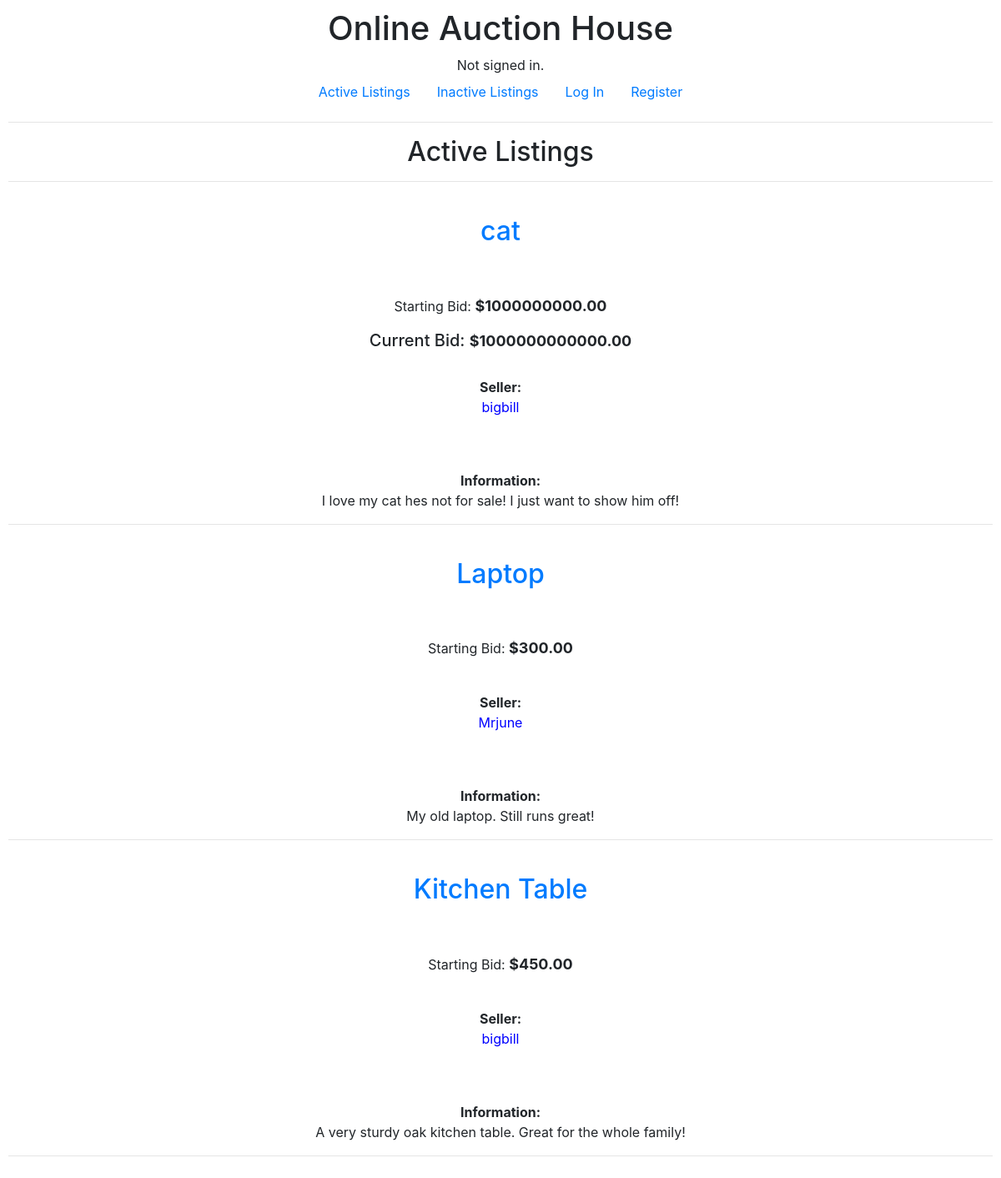
The page / on the database its author committed.
### auctions/models.py (models this page shows, shortened)
class AuctionListing(models.Model):
    user = models.ForeignKey(User, on_delete = models.CASCADE, related_name = "seller")
    title = models.CharField(max_length = 64)
    description = models.TextField()
    start_bid = models.IntegerField()
    image = models.URLField(blank = True)
    category = models.CharField(blank = True, max_length = 64)
    active = models.BooleanField(blank = False, default = True)
    winner = models.ForeignKey(User, blank = True, on_delete = models.CASCADE, related_name = "buyer", null = True)

class Bid(models.Model):
    user = models.ForeignKey(User, on_delete = models.CASCADE)
    value = models.IntegerField()
    listing = models.ForeignKey(AuctionListing, on_delete=models.CASCADE)
    winner = models.BooleanField(default = False)

class User(AbstractUser):
    pass

### auctions/views.py (the view)
# urls.py: path("", views.index, name="index"),
def index(request):
    active_listings = AuctionListing.objects.all().filter(active=True)
    bids = Bid.objects.all()
    return render(request, "auctions/index.html", {
        "listings": active_listings,
        "bids": bids,
        "message": "Active Listings"
    })

### auctions/templates/auctions/index.html (shortened to what this page needs)
{% extends "auctions/layout.html" %}
{% block body %}
    <h2>{{ message }}</h2>
    <hr>
    {% for listing in listings %}
    <br>
        <h2><a href="{% url 'listing' listing.id %}">{{listing.title}}</a></h2>
        {% if listing.image %}
            <div><img style = "width: 30vw;" src = "{{ listing.image }}" alt=""></div>
        {% endif %}
        <br>
         <p>Starting Bid: <span style = "font-weight:bold; font-size:large">${{listing.start_bid}}.00</span></p>
        {% for bid in bids %}
            {% if bid.listing == listing %}
                <h5>Current Bid: <span style = "font-weight:bold; font-size:large">${{bid.value}}.00</span></h5>
            {% endif %}
        {% endfor %}
        <br>
        <div><strong>Seller:</strong> <p style="color:blue;">{{listing.user}}</p></div>
        <br>
        <br>
        <div><strong>Information:</strong> <p>{{listing.description}}</p></div>
        <hr>
    {% endfor %}
{% endblock %}

### auctions/templates/auctions/layout.html (shortened to what this page needs)
{% load static %}
<!DOCTYPE html>
<html lang="en">
    <head>
        <link rel="stylesheet" href="https://stackpath.bootstrapcdn.com/bootstrap/4.4.1/css/bootstrap.min.css">
        <link href="{% static 'auctions/styles.css' %}" rel="stylesheet">
    </head>
    <body style="text-align:center;">
        <div class="display:flex; align-items:center; justify-content:center;">
        <h1>Online Auction House</h1>
        <div>
            {% if user.is_authenticated %}
                Signed in as <strong>{{ user.username }}</strong>
            {% else %}
                Not signed in.
            {% endif %}
        </div>
        <ul class="nav justify-content-center">
            <li class="nav-item">
                <a class="nav-link" href="{% url 'index' %}">Active Listings</a>
            </li>
            <li class="nav-item">
                <a class="nav-link" href="{% url 'inactive' %}">Inactive Listings</a>
            </li>
            {% if user.is_authenticated %}
            <li class="nav-item">
                <a class="nav-link" href="{% url 'create' %}">Create Listing</a>
            </li>
            <li class="nav-item">
                <a class="nav-link" href="{% url 'watchlist' %}">View Wishlist</a>
            </li>
            <li class="nav-item">
                <a class="nav-link" href="{% url 'categories' %}">Categories</a>
            </li>
                <li class="nav-item">
                    <a class="nav-link" href="{% url 'logout' %}">Log Out</a>
                </li>
            {% else %}
                <li class="nav-item">
                    <a class="nav-link" href="{% url 'login' %}">Log In</a>
                </li>
                <li class="nav-item">
                    <a class="nav-link" href="{% url 'register' %}">Register</a>
                </li>
            {% endif %}
        </ul>
        <hr>
        {% block body %}
        {% endblock %}
        </div>
    </body>
</html>

### auctions/static/auctions/styles.css (style rules this page uses)
body { padding: 10px; }

### rows shown on the page
AuctionListing: title "cat", start_bid "1000000000", user "bigbill", description "I love my cat hes not for sale! I just want to show him off!"
Bid: value "1000000000000"
AuctionListing: title "Laptop", start_bid "300", user "Mrjune", description "My old laptop. Still runs great!"
AuctionListing: title "Kitchen Table", start_bid "450", user "bigbill", description "A very sturdy oak kitchen table. Great for the whole family!"

### other values the page prints
{{ message }} "Active Listings"
